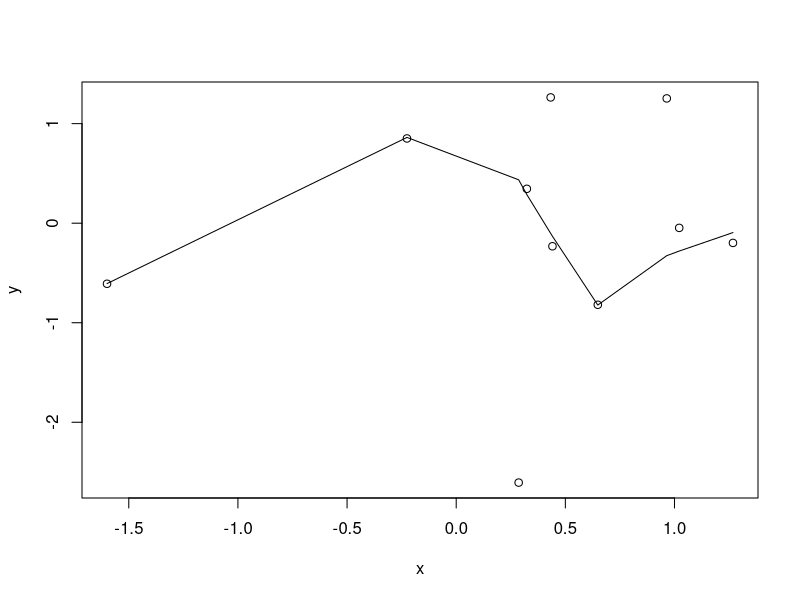
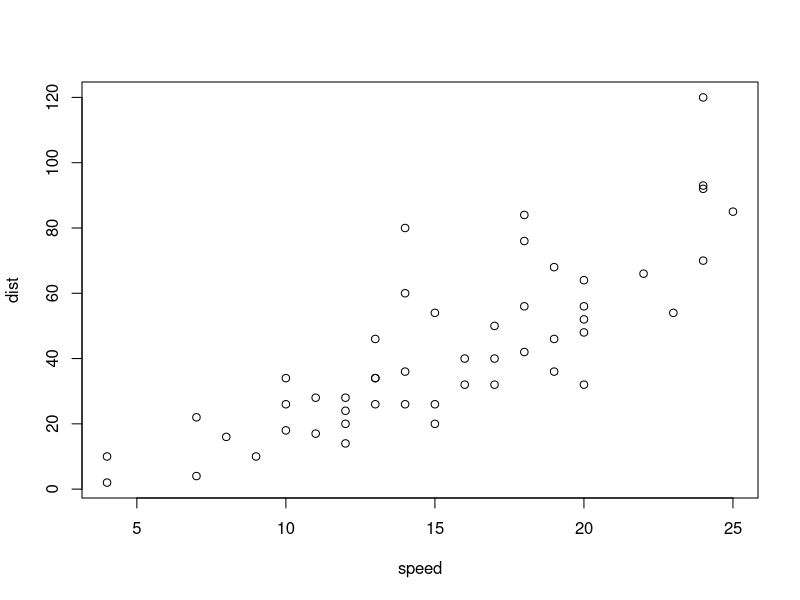

Write R code to recreate these figures, in order.
## ---- chunk 1
x=rnorm(10)
x
y=rnorm(10)
y
plot(x,y)
lines(lowess(x,y))
## ---- chunk 2
summary(cars)
## ---- chunk 3
plot(cars)
